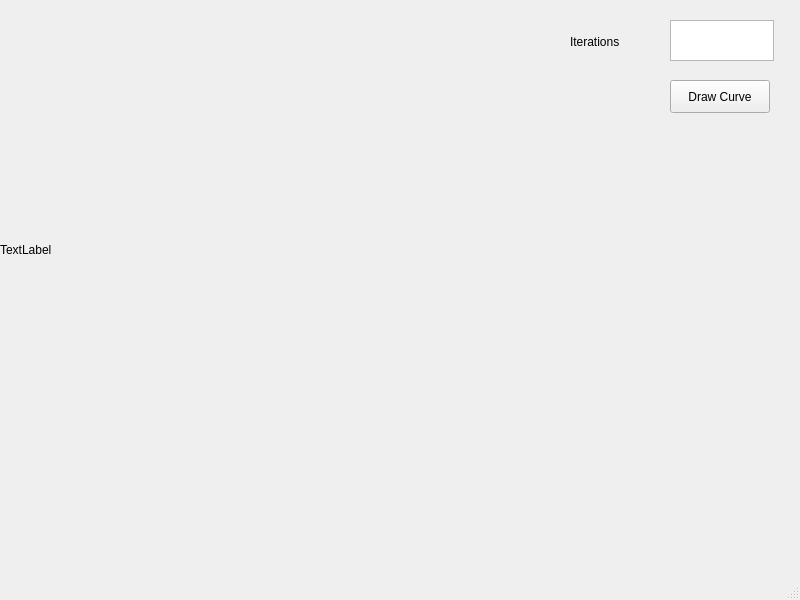
<?xml version="1.0" encoding="UTF-8"?>
<ui version="4.0">
 <class>MainWindow</class>
 <widget class="QMainWindow" name="MainWindow">
  <property name="geometry">
   <rect>
    <x>0</x>
    <y>0</y>
    <width>800</width>
    <height>600</height>
   </rect>
  </property>
  <property name="windowTitle">
   <string>MainWindow</string>
  </property>
  <widget class="QWidget" name="centralwidget">
   <widget class="QPushButton" name="pushButton">
    <property name="geometry">
     <rect>
      <x>670</x>
      <y>80</y>
      <width>100</width>
      <height>33</height>
     </rect>
    </property>
    <property name="text">
     <string>Draw Curve</string>
    </property>
   </widget>
   <widget class="QTextEdit" name="textEdit">
    <property name="geometry">
     <rect>
      <x>670</x>
      <y>20</y>
      <width>104</width>
      <height>41</height>
     </rect>
    </property>
   </widget>
   <widget class="QLabel" name="label">
    <property name="geometry">
     <rect>
      <x>0</x>
      <y>0</y>
      <width>500</width>
      <height>500</height>
     </rect>
    </property>
    <property name="text">
     <string>TextLabel</string>
    </property>
   </widget>
   <widget class="QLabel" name="label_2">
    <property name="geometry">
     <rect>
      <x>570</x>
      <y>30</y>
      <width>101</width>
      <height>24</height>
     </rect>
    </property>
    <property name="text">
     <string>Iterations</string>
    </property>
   </widget>
  </widget>
  <widget class="QMenuBar" name="menubar">
   <property name="geometry">
    <rect>
     <x>0</x>
     <y>0</y>
     <width>800</width>
     <height>29</height>
    </rect>
   </property>
  </widget>
  <widget class="QStatusBar" name="statusbar"/>
 </widget>
 <resources/>
 <connections/>
</ui>
